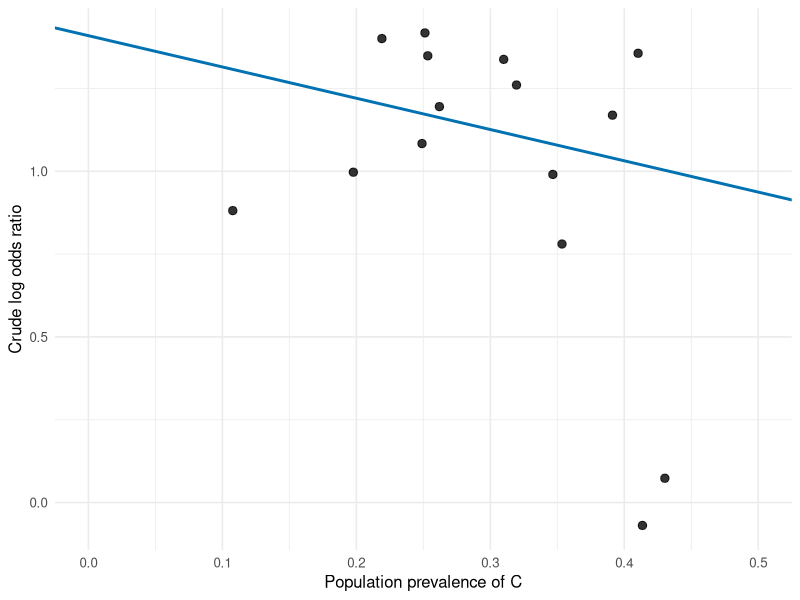

Reproduce this figure in R.
## ---- chunk 1
set.seed(45)

n <- 1e6

# Target population quantities
p_D <- 7 / 10000
p_E <- 0.05
p_C <- 0.30
OR_E <- 4
OR_C <- 2

# Because C = 0 for all E = 1:
p_C_given_E0 <- p_C / (1 - p_E)
p_C_given_E0

# There are three possible (E, C) strata, with these population weights:
# (0, 0): 0.65; (0, 1): 0.30; (1, 0): 0.05.
mean_D_given_alpha <- function(alpha) {
  (1 - p_E) * (1 - p_C_given_E0) * plogis(alpha) +
    (1 - p_E) * p_C_given_E0 * plogis(alpha + log(OR_C)) +
    p_E * plogis(alpha + log(OR_E))
}

# Calibrate the baseline log odds to the target marginal prevalence of D.
alpha <- uniroot(
  function(a) mean_D_given_alpha(a) - p_D,
  interval = c(-30, 0)
)$root

# Simulate E and then C conditional on E.
E <- rbinom(n, size = 1, prob = p_E)
C <- integer(n)
C[E == 0] <- rbinom(sum(E == 0), size = 1, prob = p_C_given_E0)

# Simulate D under the logistic model.
p_D_i <- plogis(alpha + log(OR_E) * E + log(OR_C) * C)
D <- rbinom(n, size = 1, prob = p_D_i)

sim <- data.frame(E, C, D)

# Check the simulated prevalences (they will vary slightly by chance).
c(
  prevalence_D = mean(sim$D),
  prevalence_E = mean(sim$E),
  prevalence_C = mean(sim$C),
  prevalence_C_given_E0 = mean(sim$C[sim$E == 0]),
  prevalence_C_given_E1 = mean(sim$C[sim$E == 1])
)

# The model-implied stratum-specific disease probabilities.
data.frame(
  E = c(0, 0, 1),
  C = c(0, 1, 0),
  prob_D = plogis(alpha + log(OR_E) * c(0, 0, 1) +
                           log(OR_C) * c(0, 1, 0))
)
## ---- chunk 2
#| message: false

library(metafor)

simulate_study <- function(study_id, n, p_C, p_D, p_E, OR_E, OR_C) {
  p_C_given_E0 <- p_C / (1 - p_E)

  # Recalibrate the intercept for this study so that its expected marginal
  # disease prevalence is p_D.
  expected_prevalence <- function(alpha) {
    (1 - p_E) * (1 - p_C_given_E0) * plogis(alpha) +
      (1 - p_E) * p_C_given_E0 * plogis(alpha + log(OR_C)) +
      p_E * plogis(alpha + log(OR_E))
  }
  alpha <- uniroot(
    function(a) expected_prevalence(a) - p_D,
    interval = c(-30, 0)
  )$root

  # Only three (E, C) strata are possible because C = 0 when E = 1.
  strata <- data.frame(
    E = c(0, 0, 1),
    C = c(0, 1, 0)
  )
  stratum_probabilities <- c(
    (1 - p_E) * (1 - p_C_given_E0),
    (1 - p_E) * p_C_given_E0,
    p_E
  )
  strata$N <- as.vector(rmultinom(1, size = n,
                                  prob = stratum_probabilities))
  strata$prob_D <- plogis(
    alpha + log(OR_E) * strata$E + log(OR_C) * strata$C
  )
  strata$cases <- rbinom(nrow(strata), size = strata$N,
                         prob = strata$prob_D)
  strata$noncases <- strata$N - strata$cases

  crude_model <- glm(
    cbind(cases, noncases) ~ E,
    data = strata,
    family = binomial()
  )
  coefficient_table <- summary(crude_model)$coefficients

  data.frame(
    study = study_id,
    p_C_target = p_C,
    p_C_observed = sum(strata$C * strata$N) / n,
    log_or = unname(coefficient_table["E", "Estimate"]),
    se_log_or = unname(coefficient_table["E", "Std. Error"])
  )
}

simulate_meta_analysis <- function(simulation_id, studies_per_simulation,
                                   n_per_study, p_D, p_E, OR_E, OR_C) {
  p_C_draws <- runif(studies_per_simulation, min = 0.1, max = 0.5)

  studies <- do.call(
    rbind,
    lapply(
      seq_len(studies_per_simulation),
      function(study_id) {
        simulate_study(
          study_id = study_id,
          n = n_per_study,
          p_C = p_C_draws[study_id],
          p_D = p_D,
          p_E = p_E,
          OR_E = OR_E,
          OR_C = OR_C
        )
      }
    )
  )

  # Fixed-effect inverse-variance meta-regression.
  meta_regression_model <- rma(
    yi = log_or,
    sei = se_log_or,
    mods = ~ p_C_target,
    data = studies,
    method = "FE"
  )

  # Ordinary fixed-effect inverse-variance meta-analysis without a moderator.
  meta_analysis_model <- rma(
    yi = log_or,
    sei = se_log_or,
    data = studies,
    method = "FE"
  )

  results <- data.frame(
    simulation = simulation_id,
    analysis = c("Meta-regression intercept", "Meta-analysis summary"),
    estimate = c(
      unname(coef(meta_regression_model)[1]),
      unname(coef(meta_analysis_model)[1])
    ),
    standard_error = c(
      meta_regression_model$se[1],
      meta_analysis_model$se[1]
    ),
    row.names = NULL
  )

  list(
    studies = studies,
    meta_regression_model = meta_regression_model,
    meta_analysis_model = meta_analysis_model,
    results = results
  )
}
## ---- chunk 3
#| warning: false

set.seed(20261016)
n_simulations <- 100
studies_per_simulation <- 15
n_per_study <- 100000

simulation_runs <- lapply(
  seq_len(n_simulations),
  simulate_meta_analysis,
  studies_per_simulation = studies_per_simulation,
  n_per_study = n_per_study,
  p_D = p_D,
  p_E = p_E,
  OR_E = OR_E,
  OR_C = OR_C
)

simulation_results <- do.call(
  rbind,
  lapply(simulation_runs, `[[`, "results")
)

# Retain the meta-regression intercept and ordinary meta-analysis summary
# estimate from every simulation; display the first few rows here.
knitr::kable(head(simulation_results, 10), digits = 3)
## ---- chunk 4
summarize_analysis <- function(results) {
  mean_log_or <- mean(results$estimate)
  empirical_sd <- sd(results$estimate)
  mean_model_se <- mean(results$standard_error)
  ci_log_or <- mean_log_or + qnorm(c(0.025, 0.975)) * empirical_sd

  data.frame(
    analysis = results$analysis[1],
    mean_log_or = mean_log_or,
    empirical_sd = empirical_sd,
    mean_model_se = mean_model_se,
    log_or_interval = sprintf("%.3f to %.3f", ci_log_or[1], ci_log_or[2]),
    mean_or = exp(mean_log_or),
    or_interval = sprintf(
      "%.3f to %.3f",
      exp(ci_log_or[1]),
      exp(ci_log_or[2])
    ),
    row.names = NULL
  )
}

results_by_analysis <- split(
  simulation_results,
  factor(
    simulation_results$analysis,
    levels = c("Meta-regression intercept", "Meta-analysis summary")
  )
)
summary_table <- do.call(rbind, lapply(results_by_analysis, summarize_analysis))
row.names(summary_table) <- NULL

knitr::kable(
  summary_table,
  digits = 3,
  col.names = c(
    "Analysis",
    "Mean log OR",
    "Empirical SD",
    "Mean model SE",
    "Empirical 95% interval (log OR)",
    "Mean OR",
    "Empirical 95% interval (OR)"
  )
)
## ---- chunk 5
#| fig-cap: "Study estimates and fitted line for the final simulated meta-regression"
#| fig-width: 7
#| fig-height: 5
#| message: false

library(ggplot2)

last_run <- simulation_runs[[n_simulations]]

ggplot(last_run$studies, aes(x = p_C_target, y = log_or)) +
  geom_point(size = 2.5, alpha = 0.8) +
  geom_abline(
    intercept = coef(last_run$meta_regression_model)[1],
    slope = coef(last_run$meta_regression_model)[2],
    color = "#0072B2",
    linewidth = 1
  ) +
  coord_cartesian(xlim = c(0, 0.5)) +
  labs(
    x = "Population prevalence of C",
    y = "Crude log odds ratio"
  ) +
  theme_minimal(base_size = 12)
